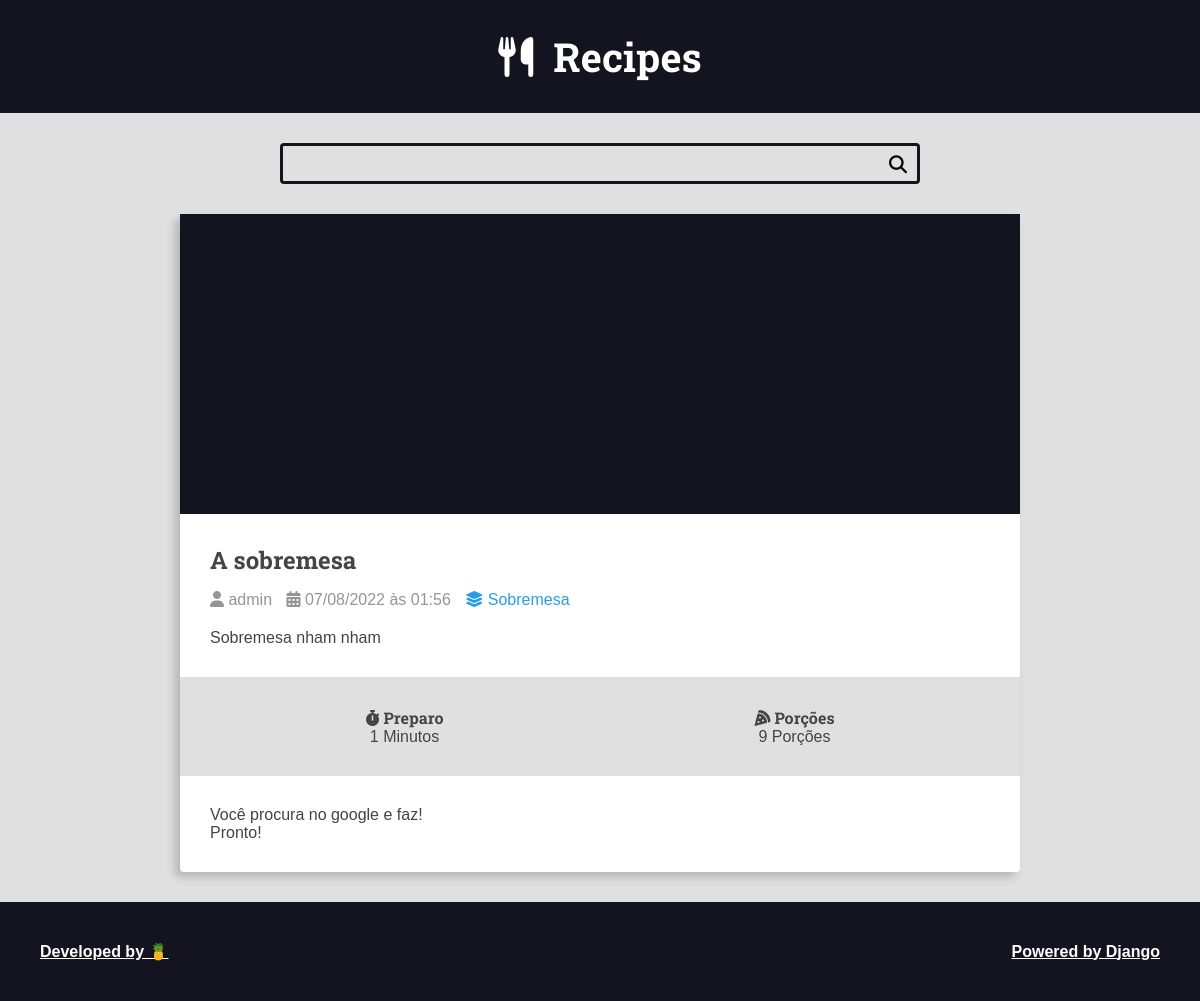
The page /recipes/5 on the database its author committed.
### recipes/models.py (models this page shows, shortened)
class Recipe(models.Model):
    title = models.CharField(max_length=65)
    description = models.CharField(max_length=165)
    slug = models.SlugField()
    preparation_time = models.IntegerField()
    preparation_time_unit = models.CharField(max_length=65)
    servings = models.IntegerField()
    servings_unit = models.CharField(max_length=65)
    preparation_steps = models.TextField()
    preparation_steps_is_html = models.BooleanField(default=False)
    created_at = models.DateTimeField(auto_now_add=True)
    updated_at = models.DateTimeField(auto_now=True)
    is_published = models.BooleanField(default=False)
    cover = models.ImageField(upload_to='recipes/covers/%Y/%m/%d/')
    category = models.ForeignKey(
        Category,
        on_delete=models.SET_NULL,
        null=True,
        blank=True,
        default=None
    )
    author = models.ForeignKey(
        User,
        on_delete=models.SET_NULL,
        null=True,
        blank=True,
        default=None
    )

class Category(models.Model):
    name = models.CharField(max_length=65)

### recipes/views.py (the view)
# urls.py: path('recipes/<int:id>', views.recipe, name="recipe"),
def recipe(request, id):
    recipe = Recipe.objects.get(pk=id)
    return render(request, 'recipes/pages/recipe-view.html', context={
        'recipe': recipe,
        'is_detail_page': True,
    })

### recipes/templates/recipes/pages/recipe-view.html (shortened to what this page needs)
{% extends 'global/base.html' %}
    {% block content %}
        <div class="main-content main-content-detail container">
            {% include 'recipes/partials/recipe.html' %}
        </div>
    {% endblock content %}

### recipes/templates/recipes/partials/recipe.html (shortened to what this page needs)
<div class="recipe recipe-list-item">
    <div class="recipe-cover">
    </div>
    <div class="recipe-title-container">
        <h2 class="recipe-title">
            <a href="{% url 'recipes:recipe' recipe.id %}">
                {{recipe.title}}
            </a>
        </h2>
    </div>
    <div class="recipe-author">
        <span class="recipe-author-item">
            <i class="fas fa-user"></i>
            {% if recipe.author is not None %}
                {% if recipe.author.first_name %}
                    {{recipe.author.first_name}} {{recipe.author.last_name}}
                {% else %}
                    {{recipe.author.username}}
                {% endif %}
            {% else %}
                Desconhecido
            {% endif %}
        </span>
        <span class="recipe-author-item">
            <i class="fas fa-calendar-alt"></i>
            {{recipe.created_at|date:"d/m/Y à\s H:i"}}
        </span>
        {% if recipe.category is not None %}
            <span class="recipe-author-item">
                <a href="{% url 'recipes:category' recipe.category.id %}">
                    <i class="fas fa-layer-group"></i>
                    <span>{{recipe.category.name}}</span>
                </a>
            </span>
        {% endif %}
    </div>
    <div class="recipe-content">
        <p>
            {{recipe.description}}
        </p>
    </div>
    <div class="recipe-description-container">
        <div class="recipe-description recipe-preparation">
            <h3 class="recipe-description-title">
                <i class="fas fa-stopwatch"></i>
                Preparo
            </h3>
            <div class="recipe-description-text">
                {{recipe.preparation_time}} {{recipe.preparation_time_unit}}
            </div>
        </div>
        <div class="recipe-description recipe-servings">
            <h3 class="recipe-description-title">
                <i class="fas fa-pizza-slice"></i>
                Porções
            </h3>
            <div class="recipe-description-text">
                {{recipe.servings}} {{recipe.servings_unit}}
            </div>
        </div>
    </div>
    {% if is_detail_page is True %}
        <div class="preparation-steps">
            {{recipe.preparation_steps|linebreaksbr}}
        </div>
    {% endif %}
</div>

### recipes/static/recipes/css/styles.css (style rules this page uses)
:root { --color-primary: #269fe6; --color-primary-hover: #2086c2; --color-primary-dark: #13141f; --color-primary-dark-hover: #212336; --color-primary-light: #d4ecfa; --color-primary-light-hover: #bdd8e7; --color-white: #fff; --color-black: #000; --color-dark-text: #444; --color-info-light: #cce5ff; --color-debug-light: #cce5ff; --color-success-light: #d4edda; --color-alert-light: #fff3cd; --color-warning-light: #fff3cd; --color-error-light: #f8d7da; --color-info-dark: #4d86c4; --color-debug-dark: #4d86c4; --color-success-dark: #4a9c5d; --color-alert-dark: #927f40; --color-warning-dark: #927f40; --color-error-dark: #da525d; --color-gray-0: #f9f9f9; --color-gray-1: #e0e0e0; --color-gray-2: #c7c7c7; --color-gray-3: #aeaeae; --color-gray-4: #959595; --color-gray-5: #7d7d7d; --color-gray-6: #646464; --color-gray-7: #4b4b4b; --color-gray-8: #323232; --color-gray-9: #191919; --font-primary: sans-serif; --font-headings: 'Roboto Slab', serif; --spacing-gutter-medium: 3rem; --spacing-gutter-large: 4rem; }
* { padding: 0; margin: 0; box-sizing: border-box; }
html { font-size: 62.5%; }
body { font-size: 1.6rem; font-family: var(--font-primary); background: var(--color-gray-1); color: var(--color-dark-text) }
h1, h2, h3, h4, h5, h6 { font-family: var(--font-headings); }
.container { max-width: 144rem; margin: 0 auto; padding: var(--spacing-gutter-medium); }
.main-content { padding-top: 0; }
.recipe { background: var(--color-white); box-shadow: -5px 5px 10px rgba(0, 0, 0, 0.2); transform: scale(1); transition: all 300ms ease-in-out; border-radius: .4rem; }
.recipe-title a { color: var(--color-dark-text); text-decoration: none; }
.recipe-cover { background: var(--color-primary-dark); display: flex; justify-content: center; align-items: center; min-height: 30rem; }
.recipe-list-item { max-width: 64rem; height: fit-content; }
.recipe-title-container { padding: var(--spacing-gutter-medium); padding-bottom: calc(var(--spacing-gutter-medium) / 2); }
.recipe-author { padding: 0 var(--spacing-gutter-medium); }
.recipe-content { padding: var(--spacing-gutter-medium); padding-top: calc(var(--spacing-gutter-large) / 2); }
.recipe-author-item { color: var(--color-gray-4); margin-right: 1rem; }
.recipe-author a { color: var(--color-primary); transition: all 300ms ease-in-out; text-decoration: none; }
.recipe-description-container { display: flex; flex-flow: row wrap; padding: var(--spacing-gutter-medium); background: var(--color-gray-1) }
.recipe-description { display: flex; flex-flow: column nowrap; flex-shrink: 1; flex-grow: 1; text-align: center; }
.recipe-description-title { font-size: 1.6rem; }
.main-content-detail .recipe-list-item { max-width: 84rem; margin: 0 auto; }
.preparation-steps { padding: var(--spacing-gutter-medium) }

### rows shown on the page
Recipe: title "A sobremesa", author.username "admin", created_at "07/08/2022 às 01:56", category.name "Sobremesa", description "Sobremesa nham nham", preparation_time "1", preparation_time_unit "Minutos", servings "9", servings_unit "Porções", preparation_steps "Você procura no google e faz! Pronto!"
